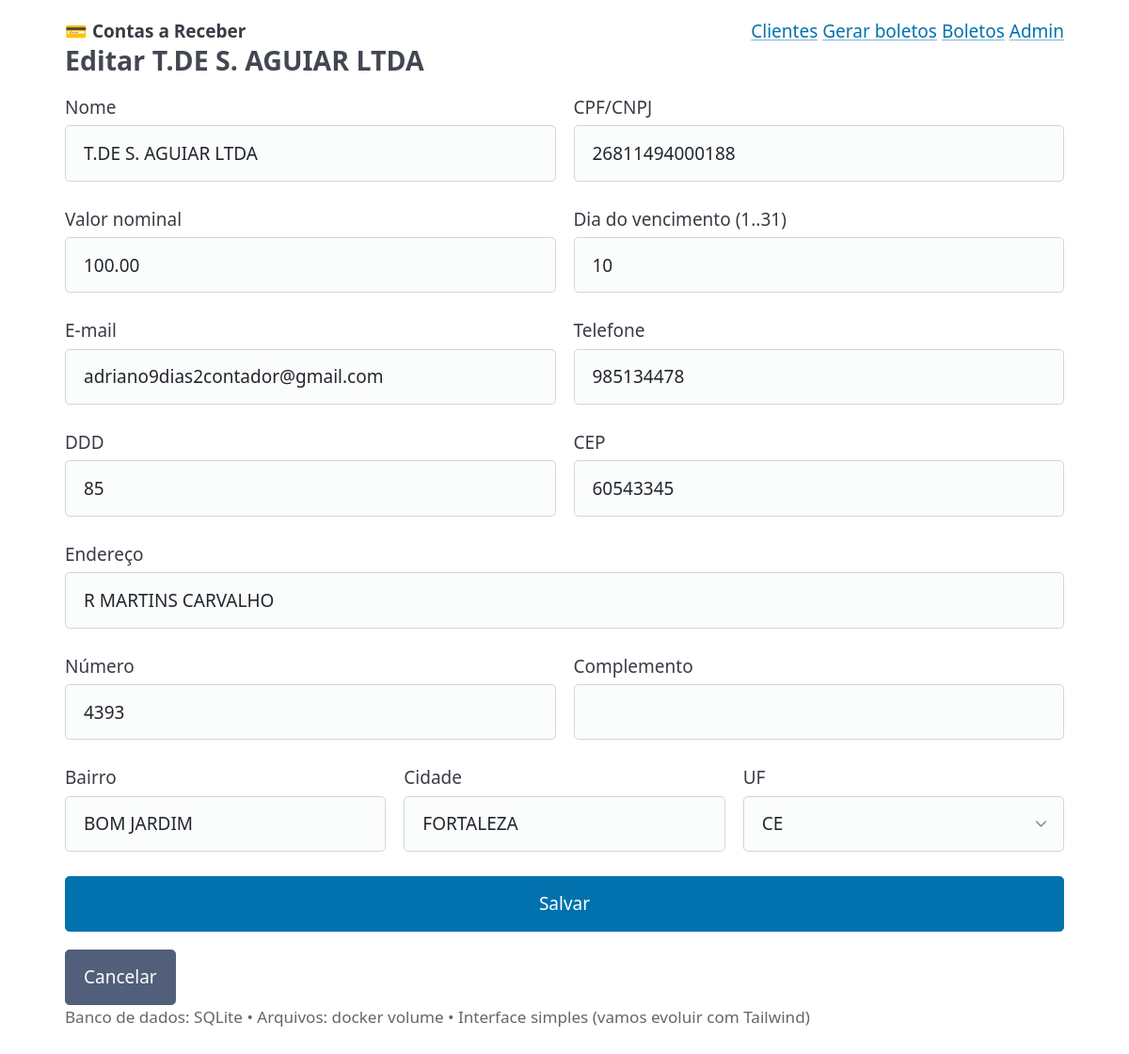
Page /clientes/1/editar/ (signed in) on the earlier database version.
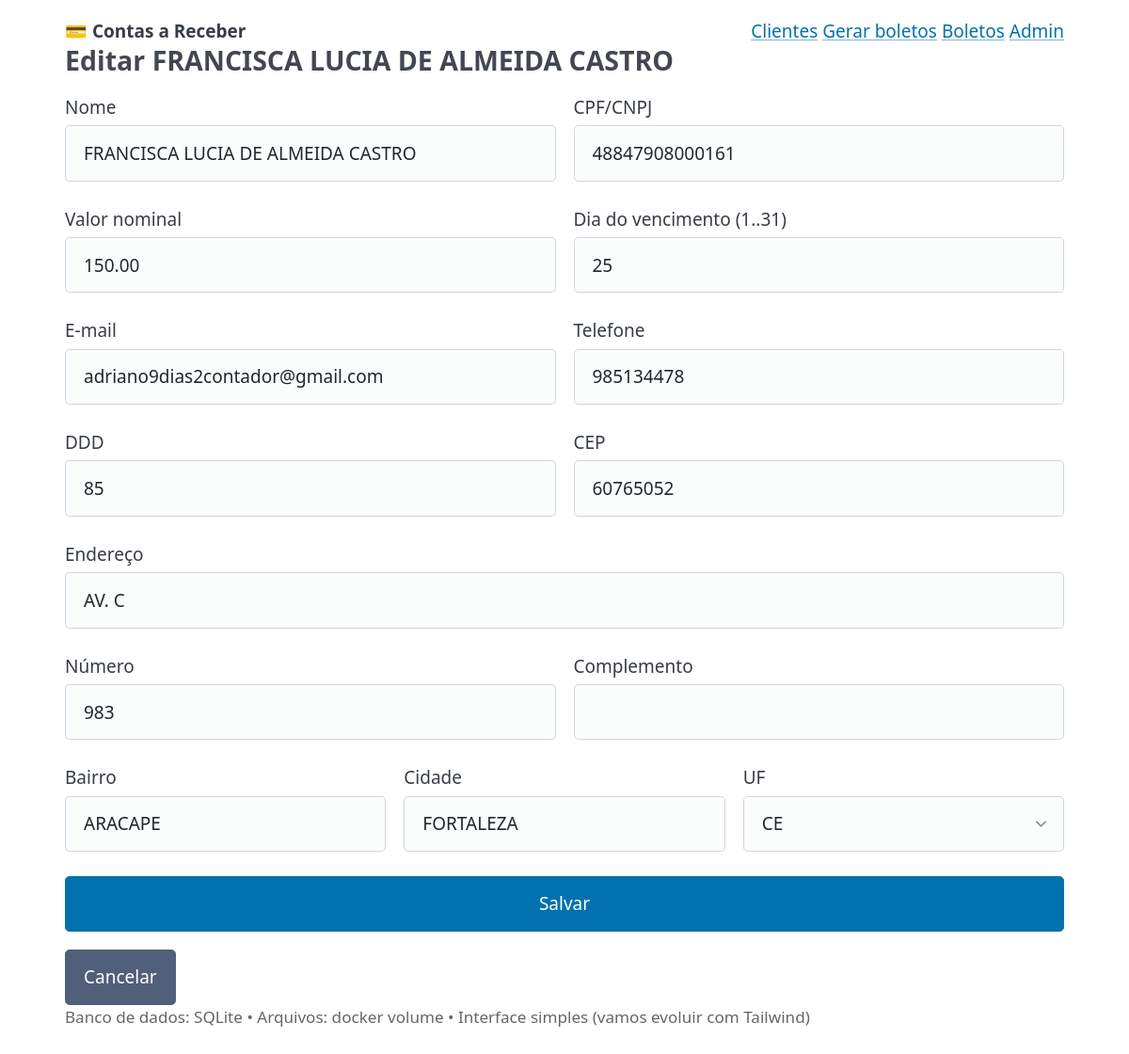
Same page on the later database version.
### billing/models.py (models this page shows, shortened)
class Cliente(models.Model):
    valorNominal = models.DecimalField('Valor nominal', max_digits=12, decimal_places=2)
    dataVencimento = models.PositiveSmallIntegerField('Dia do vencimento (1..31)')
    nome = models.CharField('Nome', max_length=200)
    cpfCnpj = models.CharField('CPF/CNPJ', max_length=18)
    email = models.EmailField('E-mail', blank=True)
    ddd = models.CharField('DDD', max_length=3, blank=True)
    telefone = models.CharField('Telefone', max_length=20, blank=True)
    endereco = models.CharField('Endereço', max_length=200, blank=True)
    numero = models.CharField('Número', max_length=20, blank=True)
    complemento = models.CharField('Complemento', max_length=100, blank=True)
    bairro = models.CharField('Bairro', max_length=100, blank=True)
    cidade = models.CharField('Cidade', max_length=100, blank=True)
    uf = models.CharField('UF', max_length=2, choices=UF_CHOICES, blank=True)
    cep = models.CharField('CEP', max_length=9, blank=True)

### billing/views.py (the view)
# urls.py: path("clientes/<int:cliente_id>/editar/", views.cliente_update, name="cliente_update"),
@login_required
def cliente_update(request, cliente_id: int):
    cliente = get_object_or_404(Cliente, id=cliente_id)
    form = ClienteForm(request.POST or None, instance=cliente)
    if form.is_valid():
        form.save()
        messages.success(request, "Cliente atualizado com sucesso.")
        return redirect("clientes_list")
    return render(request, "billing/cliente_form.html", {"form": form, "titulo": f"Editar {cliente.nome}"})

### billing/forms.py
class ClienteForm(forms.ModelForm):
    class Meta:
        model = Cliente
        fields = [
            "nome",
            "cpfCnpj",
            "valorNominal",
            "dataVencimento",
            "email",
            "ddd",
            "telefone",
            "endereco",
            "numero",
            "complemento",
            "bairro",
            "cidade",
            "uf",
            "cep",
        ]
        widgets = {
            "dataVencimento": forms.NumberInput(attrs={"min": 1, "max": 31}),
            "valorNominal": forms.NumberInput(attrs={"step": "0.01"}),
        }

### templates/billing/cliente_form.html (shortened to what this page needs)
{% extends "base.html" %}
{% block content %}
  <h3>{{ titulo }}</h3>
  <form method="post" novalidate>
    <div class="grid">
      <label>{{ form.nome.label }} {{ form.nome }}</label>
      <label>{{ form.cpfCnpj.label }} {{ form.cpfCnpj }}</label>
    </div>
    <div class="grid">
      <label>{{ form.valorNominal.label }} {{ form.valorNominal }}</label>
      <label>{{ form.dataVencimento.label }} {{ form.dataVencimento }}</label>
    </div>
    <div class="grid">
      <label>{{ form.email.label }} {{ form.email }}</label>
      <label>{{ form.telefone.label }} {{ form.telefone }}</label>
    </div>
    <div class="grid">
      <label>{{ form.ddd.label }} {{ form.ddd }}</label>
      <label>{{ form.cep.label }} {{ form.cep }}</label>
    </div>
    <label>{{ form.endereco.label }} {{ form.endereco }}</label>
    <div class="grid">
      <label>{{ form.numero.label }} {{ form.numero }}</label>
      <label>{{ form.complemento.label }} {{ form.complemento }}</label>
    </div>
    <div class="grid">
      <label>{{ form.bairro.label }} {{ form.bairro }}</label>
      <label>{{ form.cidade.label }} {{ form.cidade }}</label>
      <label>{{ form.uf.label }} {{ form.uf }}</label>
    </div>
    <button type="submit">Salvar</button>
    <a href="{% url 'clientes_list' %}" role="button" class="secondary">Cancelar</a>
  </form>
{% endblock %}

Differences in the rows shown:
changed Cliente "adriano9dias2contador@gmail.com": nome "T.DE S. AGUIAR LTDA" → "FRANCISCA LUCIA DE ALMEIDA CASTRO"; cpfCnpj "26811494000188" → "48847908000161"; valorNominal "100.00" → "150.00"; dataVencimento "10" → "25"; cep "60543345" → "60765052"; endereco "R MARTINS CARVALHO" → "AV. C"; numero "4393" → "983"; bairro "BOM JARDIM" → "ARACAPE"
Other differences:
{{ titulo }}: "Editar T.DE S. AGUIAR LTDA" → "Editar FRANCISCA LUCIA DE ALMEIDA CASTRO"
